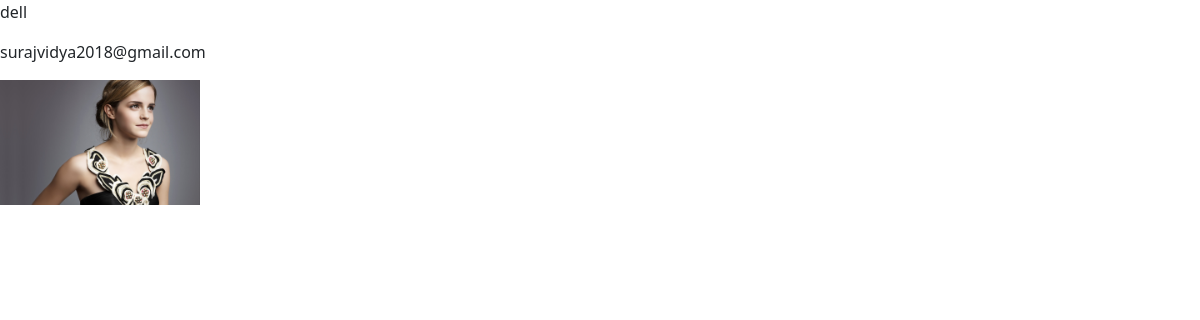
Screenshot of /in/dell/ with the database file from the repository.
### user/models.py (models this page shows, shortened)
class User(AbstractUser):
    picture = models.ImageField(upload_to='profile_pictures', null=True, blank=True)
    full_name = models.CharField(max_length=100, help_text='Help people discover your account by using the name',null=True)
    email = models.EmailField(unique=True)
    bio = models.TextField(null=True, blank=True, help_text='Provide your personal information, This won\'t be a part of your public profile.')
    website = models.URLField(null=True, blank=True)
    phone_number = models.CharField(max_length=20, null=True, blank=True)
    gender = models.CharField(max_length=10, choices=GENDER_CHOICES, null=True, blank=True)
    USERNAME_FIELD = 'email'
    REQUIRED_FIELDS = ['username','full_name']

### user/views.py (the view)
# urls.py: path('in/<str:username>/',ProfileView.as_view(),name='Profile_view'),
class ProfileView(View):
    template_name_auth = 'user/profile_auth.html'
    template_name_anon = 'user/profile_anon.html'
    def get(self,request,*args,**kwargs):
        username= kwargs.get('username')
        try:
            user = User.objects.get(username=username)
        except Exception as e:
            return HttpResponse('<h1>This User does not exist.</h1>')
        context = {
            'user': user
        }
        return render(request,self.template_name_auth,context)

### templates/user/profile_auth.html (shortened to what this page needs)
{% extends 'core/base.html' %}
{% load static %}
{% block content %}
<p>{{ user.username }}</p>
<p>{{ user.email }}</p>
<div id="profileImage">
    {% if user.picture %}
        <img src="{{ user.picture.url }}" alt="Profile image" style="width: 100%;">
    {% else %}
        <img src="https://i1.sndcdn.com/avatars-a0kRz4WU6AFrzv27-cQ4BLg-t500x500.jpg" alt="Profile image" style="width: 100%;">
    {% endif %}
</div>
{% endblock %}

### templates/user/profile_auth.html (style rules this page uses)
#profileImage { width: 200px; }

### rows the page displays
User: username "dell", email "surajvidya2018@gmail.com", picture (picture)
